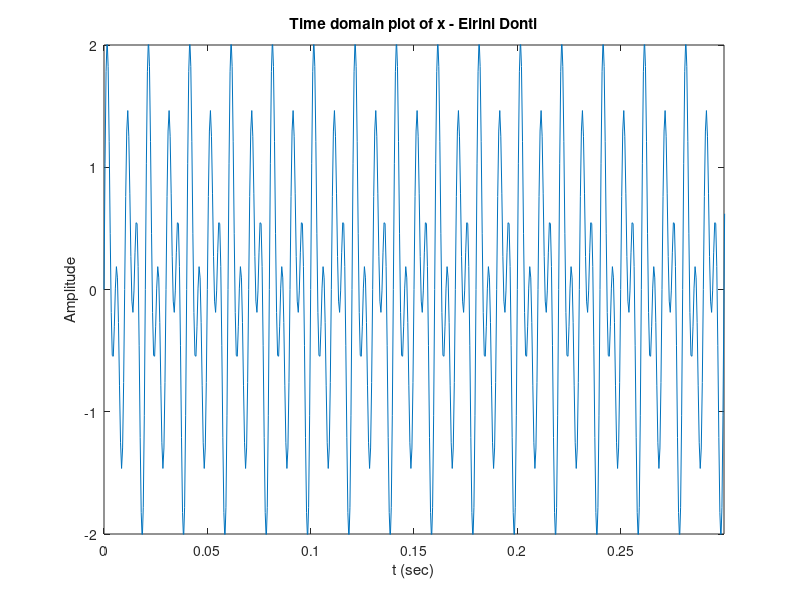
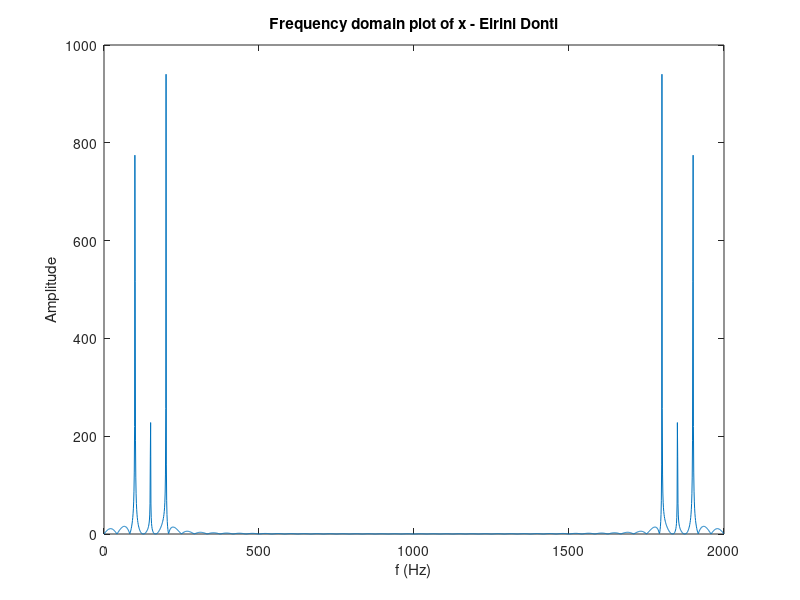
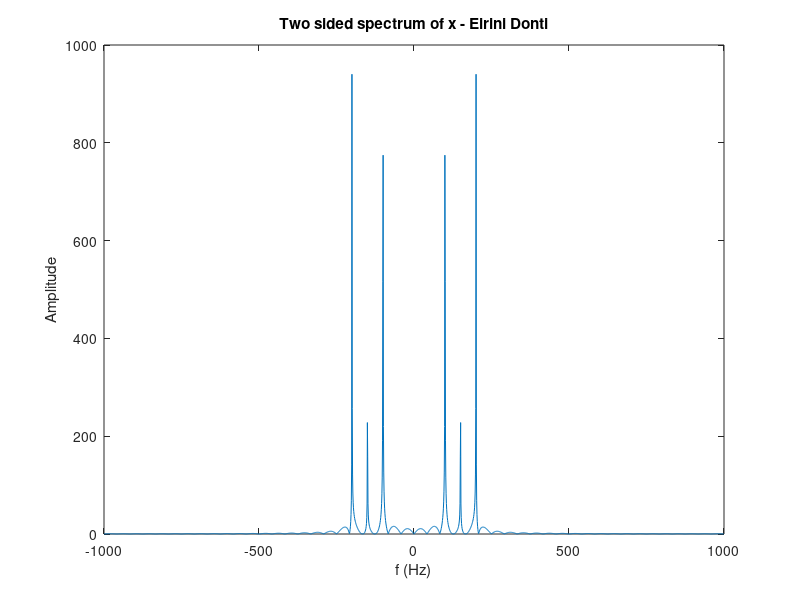
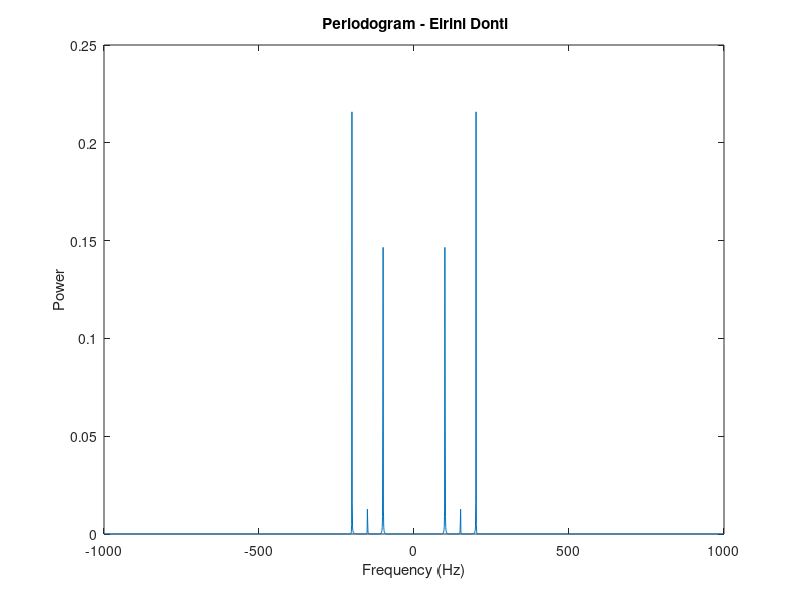

The MATLAB script that drew these images, in order:
%%%%%%%%%%%%%%%%%%%%%%%%%%%%%%%%%%%%%%%%%%%%%%%%%%%%%%%%%%%%%%%%%%%%%%%%%%%
% Part 1 Δημιουργήστε το σήμα Eirini Donti
%%%%%%%%%%%%%%%%%%%%%%%%%%%%%%%%%%%%%%%%%%%%%%%%%%%%%%%%%%%%%%%%%%%%%%%%%%%
close all % κλείστε όλες τις γραφικές παραστάσεις
clear all % καθαρίστε τον χώρο εργασίας
clc       % καθαρίστε το παράθυρο εντολών
Fs=2000;  % συχνότητα δειγματοληψίας 2000 Hz
Ts=1/Fs;  % περίοδος δειγματοληψίας
L=2000;   % μήκος σήματος (αριθμός δειγμάτων)
T=L*Ts;   % διάρκεια σήματος
t=0:Ts:(L-1)*Ts;               % χρονικές στιγμές υπολογισμού το σήματος

x=sin(2*pi*100*t)...           % ημιτονικό σήμα συχνότητας 100 Hz
+ 0.3*sin(2*pi*150*(t-2))...   % συνιστώσα 150 Hz
+ sin(2*pi*200*t);             % συνιστώσα 200 Hz

% Σχεδιάστε το σήμα στο πεδίο του χρόνου

figure(1)                      % άνοιγμα παραθύρου για γραφική παράσταση
plot(t,x)                      % γραφική παράσταση του σήματος
title('Time domain plot of x - Eirini Donti') % τίτλος γραφικής παράστασης
xlabel('t (sec)')              % λεζάντα στον άξονα x
ylabel('Amplitude')            % λεζάντα στον άξονα y
pause                          % αναμονή, πιέστε ένα πλήκτρο για να συνεχίσετε
axis([0 0.3 -2 2])             % εμφάνιση του σήματος από 0 έως 0.3 sec και
                               % κλίμακα από -2 έως 2
pause                          % αναμονή, πιέστε ένα πλήκτρο για να συνεχίσετε

% Υπολογίστε τον διακριτό μετασχηματισμό Fourier

N = 2^nextpow2(L);             % μήκος μετασχηματισμού Fourier.
                               % η nextpow2 βρίσκει τον εκθέτη της δύναμης του 2 που
                               % είναι μεγαλύτερη ή ίση από το όρισμα L
                               % εναλλακτικά, =ceil(log2(L))
Fo= Fs/N;                      % ανάλυση συχνότητας
f=(0:N-1)*Fo;                  % διάνυσμα συχνοτήτων
X= fft(x,N);                   % αριθμητικός υπολογισμός του διακριτού μετασχηματισμού
                               % Fourier (DFT) για Ν σημεία

% Σχεδιάστε το σήμα στο πεδίο συχνότητας
% Αφού το σήμα είναι πραγματικό μπορείτε
% να σχεδιάσετε μόνο τις θετικές συχνότητες

figure(2)                                          % άνοιγμα παραθύρου για γραφική παράσταση
plot(f(1:(length(f))),abs(X(1:(length(X)))))       % γραφική παράσταση των θετικών συχνοτήτων
title('Frequency domain plot of x - Eirini Donti') % τίτλος γραφικής παράστασης
xlabel('f (Hz)')                                   % λεζάντα στον άξονα x
ylabel('Amplitude')                                % λεζάντα στον άξονα y
pause                                              % αναμονή για να δείτε το σχήμα
                                                   % πιέστε ένα πλήκτρο για να συνεχίσετε

% για τη γραφική παράσταση του αμφίπλευρου φάσματος
% πρέπει να χρησιμοποιήσετε την fftshift ώστε ο όρος για
% τη συχνότητα μηδέν να μετακινηθεί στην αρχή των αξόνων
% δείτε help fftshift για περισσότερες λεπτομέρειες

figure(3)                                        % άνοιγμα παραθύρου για γραφική παράσταση
f=f-Fs/2;                                        % ολίσθηση συχνοτήτων προς τα αριστερά κατά –Fs/2
X=fftshift(X);                                   % ολίσθηση της μηδενικής συχνότητας στο κέντρο
                                                 % του φάσματος
                                                 % (ακολουθούν πολλές εντολές σε μια γραμμή)
plot(f,abs(X));title('Two sided spectrum of x - Eirini Donti'); xlabel('f (Hz)');
ylabel('Amplitude')
pause                                            % αναμονή, πιέστε ένα πλήκτρο για να συνεχίσετε

% Υπολογίστε την ισχύ

power=X.*conj(X)/N/L;                            % υπολογισμός πυκνότητας ισχύος
figure(4)                                        % άνοιγμα παραθύρου για γραφική παράσταση
plot(f,power)                                    % ισχύς ανά συνιστώσα συχνότητα
xlabel('Frequency (Hz)')                         % λεζάντα στον άξονα x
ylabel('Power')                                  % λεζάντα στον άξονα y
title('{\bf Periodogram - Eirini Donti}')        % τίτλος διαγράμματος με παχιά γράμματα
pause

disp('Part2')
%%%%%%%%%%%%%%%%%%%%%%%%%%%%%%%%%%%%%%%%%%%%%%%%%%%%%%%%%%%%%%%%%%%%%%%%%%%
% Part 2 Προσθέστε θόρυβο στο σήμα
n=0.5*randn(size(x));            % Συμπληρώστε τον κώδικα για τη δημιουργία του σήματος θορύβου n με τη
                                 % βοήθεια της συνάρτησης randn.
                                 % Το διάνυσμα θορύβου n θα πρέπει να είναι του ίδιου μεγέθους με αυτό της
figure(5)                        % ημιτονοειδούς κυματομορφής x του πρώτου μέρους. Δείτε help size.
plot(t,n)                        % Σχεδιάστε το σήμα θορύβου στο διάστημα από 0 έως 0.3 sec και κλίμακα
axis([0 0.3 -2 2])               % από -2 έως 2
xlabel('Time (t)')               
ylabel('Noise')
title('Noise Signal - Eirini Donti')
pause
Fx=fft(n,N);                     % Υπολογίστε το περιοδόγραμμα του n και σχεδιάστε την πυκνότητα φάσματος
power=Fx.*conj(Fx)/Fs/L;         % ισχύος του σήματος θορύβου.
figure(6) 
plot(f,power)
xlabel('Frequency (Hz)')
ylabel('Power')
title('{\bf Periodogram - Eirini Donti}')
pause
s=x+n;                           % Προσθέστε το σήμα θορύβου και το x για να λάβετε το σήμα με θόρυβο s.
figure(7)
plot(t,s)                        % Σχεδιάσατε το σήμα με θόρυβο s στο πεδίο του χρόνου στην περιοχή 0 έως
xlabel('Time (t)')               % 0.2 sec και κλίμακα από -2 έως 2 καθώς και το αμφίπλευρο φάσμα του
ylabel('Signal')
title('Signal with noise - Eirini Donti')
axis([0 0.2 -2 2])  
pause
%f=f-Fs/2;
S=fft(s,N);
S=fftshift(S); 
figure(8)
plot(f,abs(S)); title('Two sided spectrum of s - Eirini Donti'); xlabel('f (Hz)');
ylabel('Amplitude')
pause 
%%%%%%%%%%%%%%%%%%%%%%%%%%%%%%%%%%%%%%%%%%%%%%%%%%%%%%%%%%%%%%%%%%%%%%%%%%%

disp('Part3')
%%%%%%%%%%%%%%%%%%%%%%%%%%%%%%%%%%%%%%%%%%%%%%%%%%%%%%%%%%%%%%%%%%%%%%%%%%%
% Part 3. Πολλαπλασιασμός σημάτων
signal=1*sin(2*pi*700*t)         % Συμπληρώστε τον κώδικα δημιουργίας ενός ημιτονοειδούς σήματος συχνότητας
signal = s.*signal               % 700 Hz και πολλαπλασιάστε με το προηγούμενο σήμα s.
                                 % Τα δύο σήματα θα πρέπει να είναι του ίδιου μεγέθους και να χρησιμοποιηθεί
figure(9)                        % ο τελεστής '.*' για ανά στοιχείο πολλαπλασιασμό.
plot(t,signal)                   % Σχεδιάστε το αποτέλεσμα στο πεδίο του χρόνου στην περιοχή 0 έως 0.2 sec
axis([0 0.2 -2 2])               % και κλίμακα από -2 έως 2 καθώς και στο πεδίο της συχνότητας
xlabel('Time (t)')               % χρησιμοποιώντας τη συνάρτηση fftshift.
ylabel('Signal')
title('Signal - Eirini Donti') 
pause                            
%f=f-Fs/2;                        
Signal=fft(signal,N);
Signal=fftshift(Signal);
figure(10)
plot(f,abs(Signal)); title('Two sided spectrum of signal - Eirini Donti'); xlabel('f (Hz)');
ylabel('Amplitude')
pause
%%%%%%%%%%%%%%%%%%%%%%%%%%%%%%%%%%%%%%%%%%%%%%%%%%%%%%%%%%%%%%%%%%%%%%%%%%%
